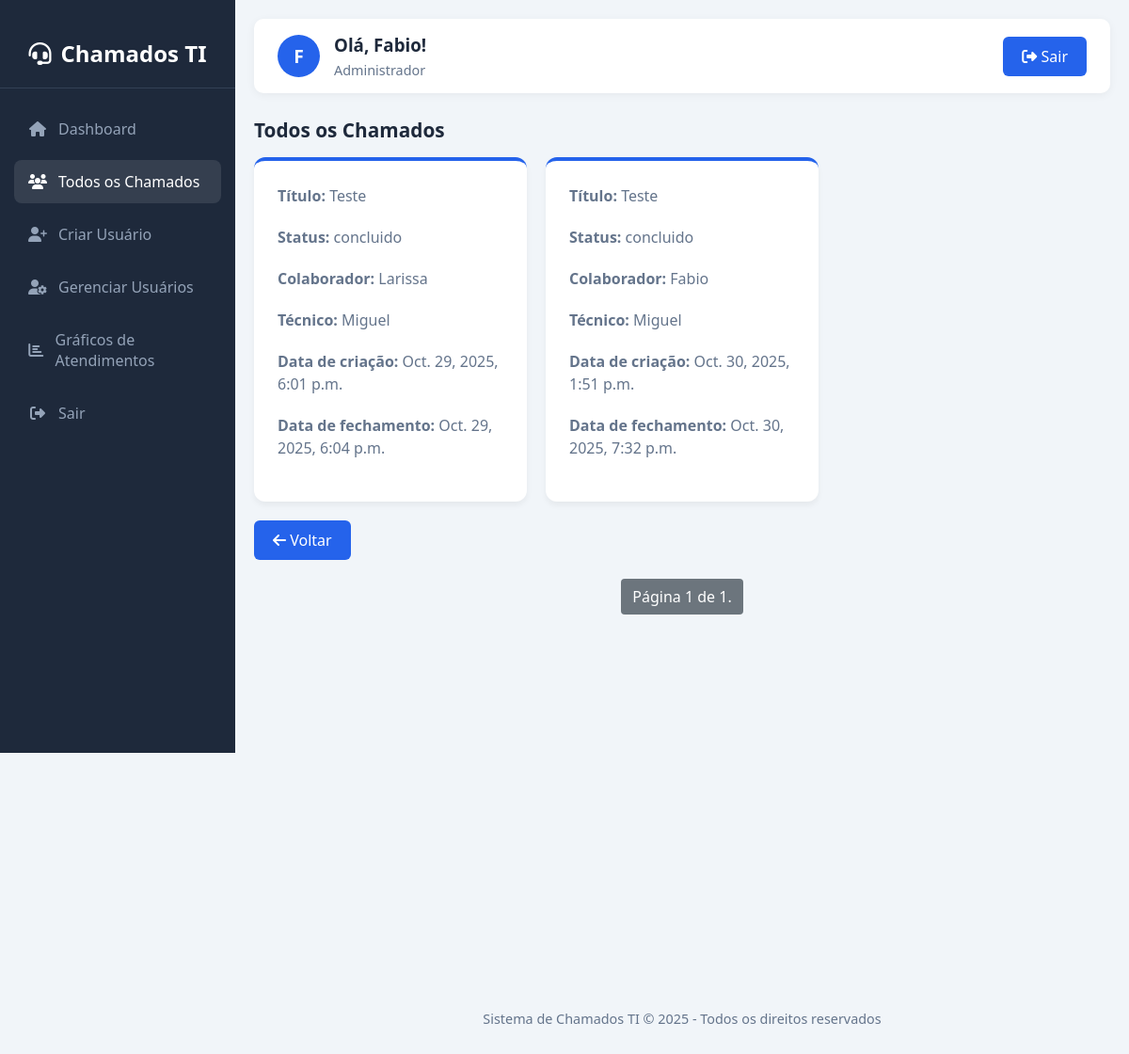
Before: /chamados/admin/ (signed in) with the older database file.
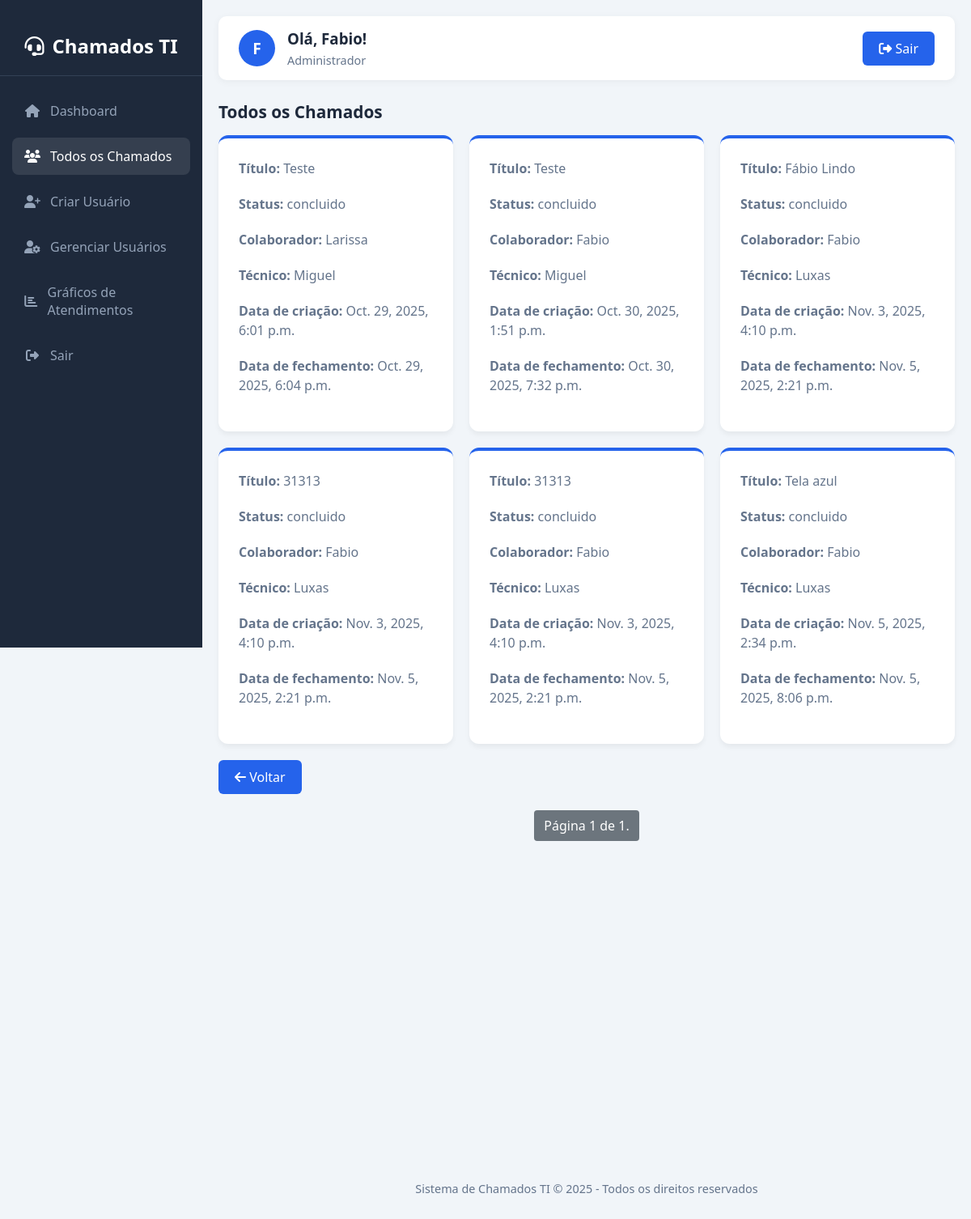
After: the same page with the newer database file.
### accounts/models.py (models this page shows, shortened)
class Ticket(models.Model):
    STATUS_CHOICES = (
        ('ativo', 'Ativo'),
        ('concluido', 'Concluído'),
    )
    titulo = models.CharField(max_length=100)
    descricao = models.TextField()
    status = models.CharField(max_length=10, choices=STATUS_CHOICES, default='ativo')
    colaborador = models.ForeignKey(
        settings.AUTH_USER_MODEL,
        on_delete=models.CASCADE,
        related_name='chamados_abertos'
    )  # quem abriu o chamado
    tecnico = models.ForeignKey(
        settings.AUTH_USER_MODEL,
        on_delete=models.SET_NULL,
        null=True, blank=True,
        related_name='chamados_atendidos'
    )  # técnico responsável (opcional)
    data_criacao = models.DateTimeField(default=timezone.now)
    data_fechamento = models.DateTimeField(null=True, blank=True)
    from django.db import models

class CustomUser(AbstractUser):
    ROLES = (
        ('colaborador', 'Colaborador'),
        ('tecnico', 'Técnico'),
        ('admin', 'Administrador'),
    )
    role = models.CharField(max_length=20, choices=ROLES, default='colaborador')
    email = models.EmailField(unique=True)
    USERNAME_FIELD = 'email'  # campo que será usado para autenticação
    REQUIRED_FIELDS = ['username']  # campos obrigatórios além do e-mail

### accounts/views.py (the view)
# urls.py: path('chamados/admin/', views.chamados_admin, name='chamados_admin'),
@login_required
def chamados_admin(request):
    if request.user.role != 'admin':
        return redirect('index')
    todos_chamados_list = Ticket.objects.all()
    paginator = Paginator(todos_chamados_list, 10)  # 10 chamados por página
    page_number = request.GET.get('page')
    todos_chamados = paginator.get_page(page_number)
    return render(request, 'accounts/chamados_admin.html', {'todos_chamados': todos_chamados})

### accounts/templates/accounts/chamados_admin.html (shortened to what this page needs)
{% load static %}
<!DOCTYPE html>
<html lang="pt-br">
<head>
    <link rel="stylesheet" href="https://cdnjs.cloudflare.com/ajax/libs/font-awesome/6.4.0/css/all.min.css">
</head>
<body>
    <div class="sidebar">
        <div class="logo">
            <h2><i class="fas fa-headset"></i> <span>Chamados TI</span></h2>
        </div>
        <ul class="nav-links">
            <li><a href="{% url 'index' %}"><i class="fas fa-home"></i> <span>Dashboard</span></a></li>
            {% if user.role == 'colaborador' %}
                <li><a href="{% url 'chamados_colaborador' %}"><i class="fas fa-list"></i> <span>Meus Chamados</span></a></li>
            {% elif user.role == 'tecnico' %}
                <li><a href="{% url 'chamados_tecnico' %}"><i class="fas fa-tasks"></i> <span>Chamados Atribuídos</span></a></li>
            {% elif user.role == 'admin' %}
                <li><a href="{% url 'chamados_admin' %}" class="active"><i class="fas fa-users"></i> <span>Todos os Chamados</span></a></li>
                <li><a href="{% url 'criar_usuario' %}"><i class="fas fa-user-plus"></i> <span>Criar Usuário</span></a></li>
                <li><a href="{% url 'gerenciar_usuarios' %}"><i class="fas fa-user-cog"></i> <span>Gerenciar Usuários</span></a></li>
                <li><a href="{% url 'graficos_tickets' %}"><i class="fas fa-chart-bar"></i> <span>Gráficos de Atendimentos</span></a></li>
            {% endif %}
            <li><a href="{% url 'logout' %}"><i class="fas fa-sign-out-alt"></i> <span>Sair</span></a></li>
        </ul>
    </div>
    <div class="main-content">
        <div class="header">
            <div class="user-info">
                <div class="user-avatar">{{ request.user.username|first|upper }}</div>
                <div class="user-details">
                    <h3>Olá, {{ request.user.first_name|default:request.user.username }}!</h3>
                    <p>{{ request.user.get_role_display }}</p>
                </div>
            </div>
            <a href="{% url 'logout' %}" class="btn"><i class="fas fa-sign-out-alt"></i> Sair</a>
        </div>
<h2 class="section-title">Todos os Chamados</h2>
<div class="card-container">
    {% for chamado in todos_chamados %}
        <div class="card">
            <p><strong>Título:</strong> {{ chamado.titulo }}</p>
            <p><strong>Status:</strong> {{ chamado.status }}</p>
            <p><strong>Colaborador:</strong> {{ chamado.colaborador.username }}</p>
            <p><strong>Técnico:</strong>
                {% if chamado.tecnico %}
                    {{ chamado.tecnico.username }}
                {% else %}
                    Não atribuído
                {% endif %}
            </p>
            <p><strong>Data de criação:</strong> {{ chamado.data_criacao }}</p>
            <p><strong>Data de fechamento:</strong> {{ chamado.data_fechamento|default:"-" }}</p>
        </div>
    {% empty %}
        <div class="card">
            <p>Não há chamados cadastrados.</p>
        </div>
    {% endfor %}
</div>
<a href="{% url 'index' %}" class="btn" style="margin-top: 20px;"><i class="fas fa-arrow-left"></i> Voltar</a>
<div class="pagination">
  <span class="step-links">
    <span class="current">
      Página {{ todos_chamados.number }} de {{ todos_chamados.paginator.num_pages }}.
    </span>
  </span>
</div>
        <div class="footer">
            <p>Sistema de Chamados TI &copy; {% now "Y" %} - Todos os direitos reservados</p>
        </div>
    </div>
</body>

Changed rows visible on the page:
added Ticket: titulo "Fábio Lindo", status "concluido", colaborador.username "Fabio", tecnico.username "Luxas", data_criacao "Nov. 3, 2025, 4:10 p.m.", data_fechamento "Nov. 5, 2025, 2:21 p.m."
added Ticket: titulo "31313", status "concluido", colaborador.username "Fabio", tecnico.username "Luxas", data_criacao "Nov. 3, 2025, 4:10 p.m.", data_fechamento "Nov. 5, 2025, 2:21 p.m."
added Ticket: titulo "31313", status "concluido", colaborador.username "Fabio", tecnico.username "Luxas", data_criacao "Nov. 3, 2025, 4:10 p.m.", data_fechamento "Nov. 5, 2025, 2:21 p.m."
added Ticket: titulo "Tela azul", status "concluido", colaborador.username "Fabio", tecnico.username "Luxas", data_criacao "Nov. 5, 2025, 2:34 p.m.", data_fechamento "Nov. 5, 2025, 8:06 p.m."
